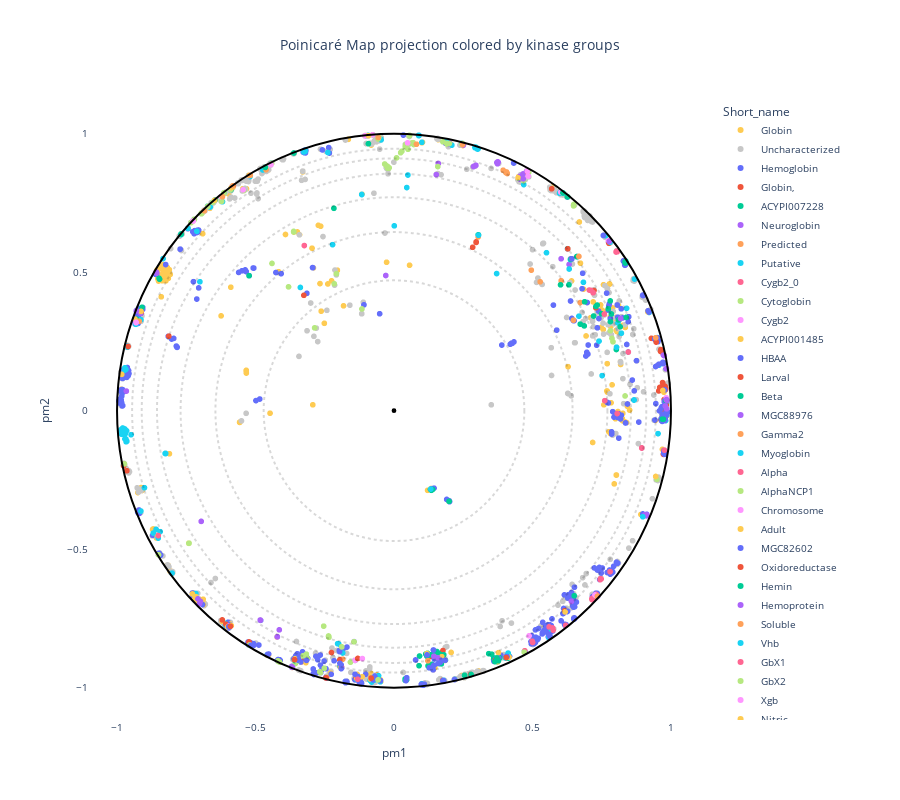

This figure's notebook cell:
### Code cell
trace1 = plot_embedding_interactive(df, 
                                    labels_name = 'Short_name',#'1_Group',#'2_Gene', 
                                    show_text=True, 
                                    color_palette = globin_palette,
                                    title = "Poinicaré Map projection colored by kinase groups", 
                                    fontsize = 10,
                              )
trace1.write_image(path_to_figures+"/Globins_Short_name.pdf")
trace1.show()
